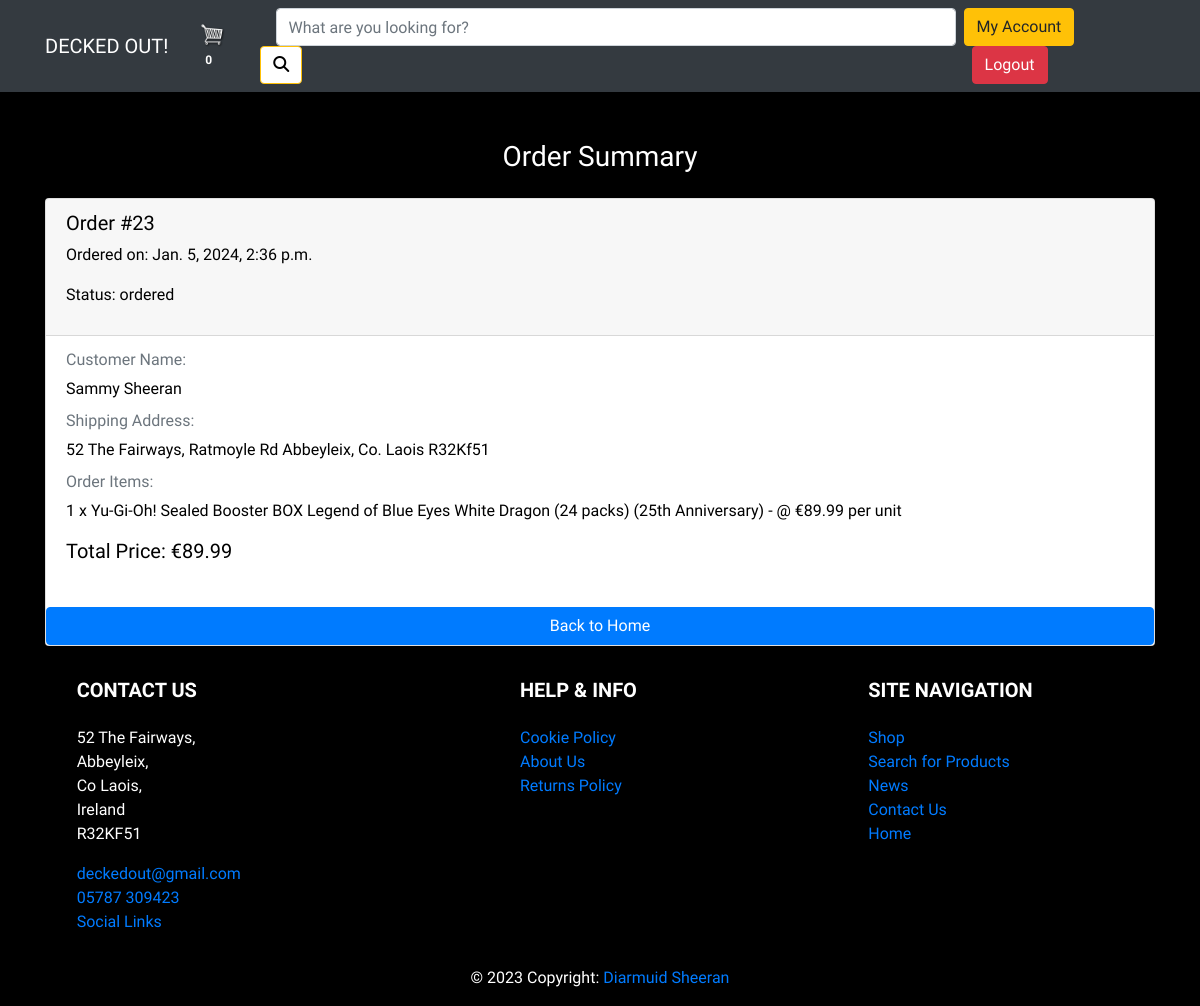
/checkout/order_summary/ (signed in), run on an earlier commit of the app's database.
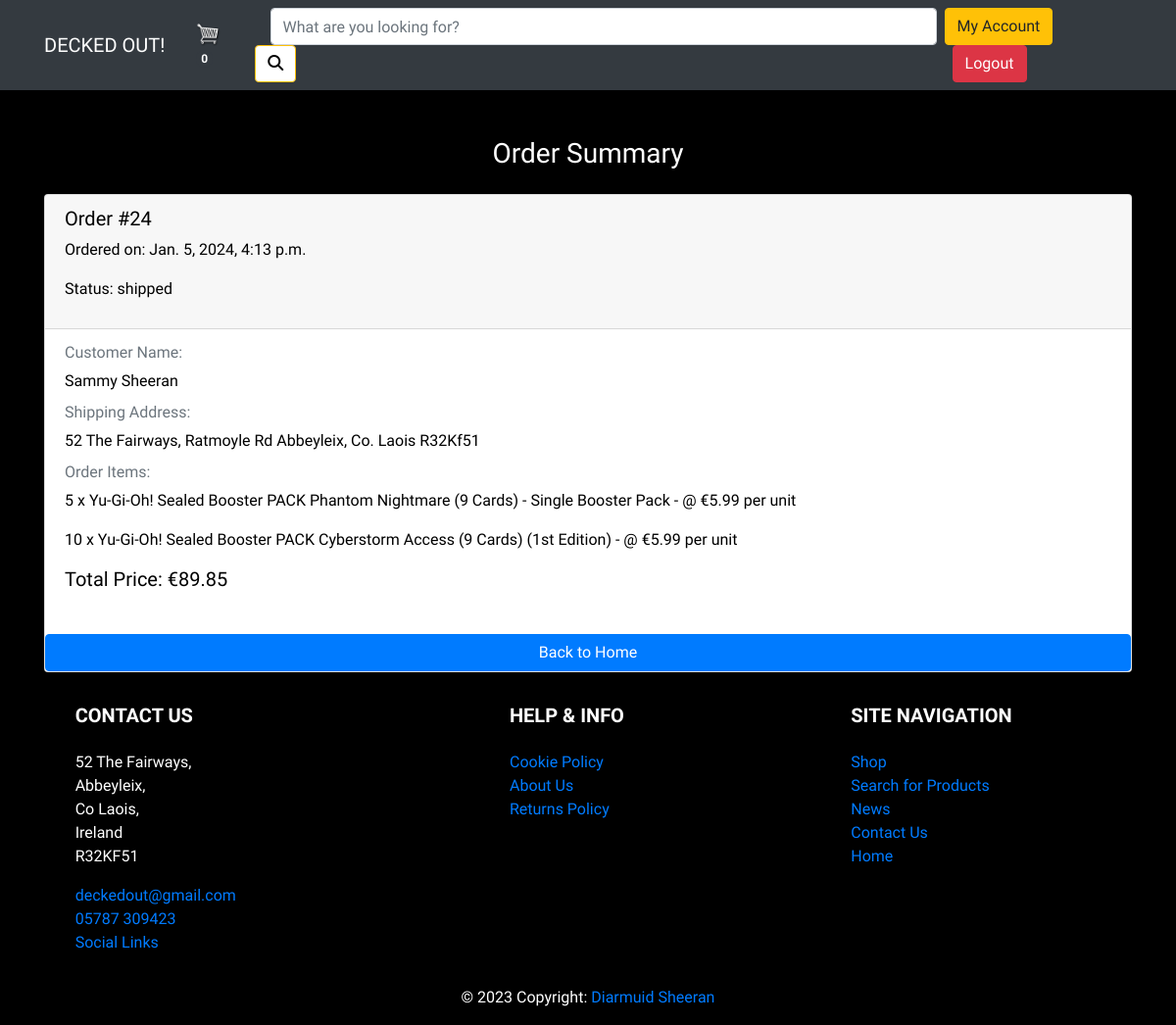
And on a later commit of the database.
### order/models.py (models this page shows, shortened)
class Order(models.Model):
    SHIPPING_STATUS_CHOICES = [
        ('ordered', 'Ordered'),
        ('in_process', 'In Process'),
        ('shipped', 'Shipped'),
    ]
    user = models.ForeignKey(User, on_delete=models.SET_NULL, null=True, blank=True)
    full_name = models.CharField(max_length=200, null=True)
    email_address = models.CharField(max_length=200, null=True)
    shipping_address = models.TextField()
    total_price = models.DecimalField(max_digits=10, decimal_places=2, null=True, blank=True)
    shipping_status = models.CharField(max_length=20, choices=SHIPPING_STATUS_CHOICES, default='ordered')
    created_at = models.DateTimeField(auto_now_add=True)

class OrderItem(models.Model):
    order = models.ForeignKey(Order, on_delete=models.CASCADE, related_name='items')
    product = models.ForeignKey(Product, on_delete=models.CASCADE)
    quantity = models.PositiveIntegerField()
    price_at_purchase = models.DecimalField(max_digits=10, decimal_places=2)

### product/models.py (models this page shows, shortened)
class Product(models.Model):
    name = models.CharField(max_length=255)
    description = models.TextField()
    price = models.DecimalField(max_digits=10, decimal_places=2)
    categories = models.ManyToManyField(Category)
    image = models.ImageField(upload_to='product_images/', null=True, blank=True)
    quantity_available = models.PositiveIntegerField(default=0)
    is_featured = models.BooleanField(default=False)
    created_at = models.DateTimeField(auto_now_add=True)
    updated_at = models.DateTimeField(auto_now=True)
    slug = models.SlugField(unique=True, blank=True, max_length=500)
    on_special_offer = models.BooleanField(default=False)
    discounted_price = models.DecimalField(max_digits=10, decimal_places=2, null=True, blank=True)

### checkout/views.py (the view)
# urls.py: path('order_summary/', views.order_summary, name='order_summary'),
def order_summary(request):
    latest_order = None
    if request.user.is_authenticated:
        latest_order = Order.objects.filter(user=request.user).order_by('-created_at').first()
    if not latest_order:
        latest_order = Order.objects.filter(user=None).order_by('-created_at').first()
    context = {'latest_order': latest_order}
    return render(request, "checkout/order_summary.html", context)

### cart/cart.py (called while the page is built)
    def __len__(self):
        return sum(self.cart.values())

### cart/context_processors.py (called while the page is built)
def cart(request):
    return {'cart': Cart(request)}

### checkout/templates/checkout/order_summary.html
{% extends 'base.html' %}
{% load static %}
{% block content %}
<h3 class="text-center mb-4 mt-4">Order Summary</h3>
    <div class="container" style="color: black;">
        {% if latest_order %}
            <div class="card mb-3">
                <div class="card-header">
                    <h5>Order #{{ latest_order.pk }}</h5>
                    <p>Ordered on: {{ latest_order.created_at }}</p>
                    <p>Status: {{ latest_order.shipping_status }}</p>
                </div>
                <div class="card-body">
                    <h6 class="card-subtitle mb-2 text-muted">Customer Name:</h6>
                    <p>{{ latest_order.full_name }}</p>
                    <h6 class="card-subtitle mb-2 text-muted">Shipping Address:</h6>
                    <p>{{ latest_order.shipping_address }}</p>
                    <h6 class="card-subtitle mb-2 text-muted">Order Items:</h6>
                    {% for item in latest_order.items.all %}
                        <p>{{ item.quantity }} x {{ item.product.name }} - @ €{{ item.price_at_purchase }} per unit</p>
                    {% endfor %}
                    <h5>Total Price: €{{ latest_order.total_price }}</h5>
                </div>
                <a href="{% url 'landing' %}" class="btn btn-primary mt-3">Back to Home</a>
            </div>
        {% else %}
            <p class="text-center">No recent orders found.</p>
        {% endif %}
    </div>
{% endblock %}

What changed in the data, as far as the page shows it:
no longer on this page (row unchanged): Order: pk "23", created_at "Jan. 5, 2024, 2:36 p.m.", shipping_status "ordered", full_name "Sammy Sheeran", shipping_address "52 The Fairways, Ratmoyle Rd Abbeyleix, Co. Laois R32Kf51", total_price "89.99"
no longer on this page (row unchanged): OrderItem: quantity "1", product.name "Yu-Gi-Oh! Sealed Booster BOX Legend of Blue Eyes White Dragon (24 packs) (25th Anniversary)", price_at_purchase "89.99"
added Order: pk "24", created_at "Jan. 5, 2024, 4:13 p.m.", shipping_status "shipped", full_name "Sammy Sheeran", shipping_address "52 The Fairways, Ratmoyle Rd Abbeyleix, Co. Laois R32Kf51", total_price "89.85"
added OrderItem: quantity "5", product.name "Yu-Gi-Oh! Sealed Booster PACK Phantom Nightmare (9 Cards) - Single Booster Pack", price_at_purchase "5.99"
added OrderItem: quantity "10", product.name "Yu-Gi-Oh! Sealed Booster PACK Cyberstorm Access (9 Cards) (1st Edition)", price_at_purchase "5.99"
